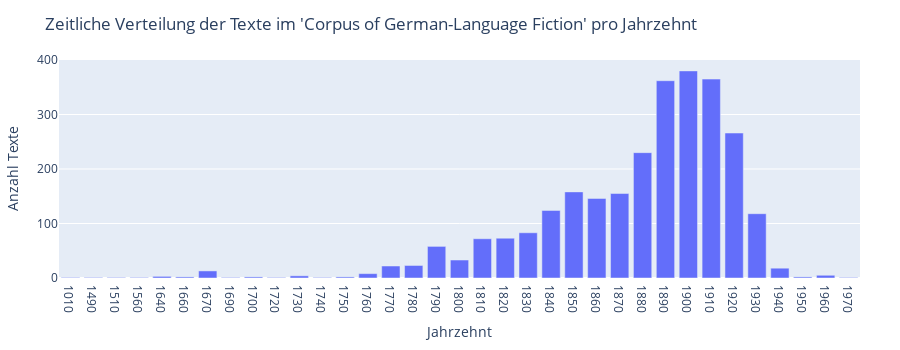

The notebook cell saved with this chart:
### Code cell
# Visualisierung der Dekadenverteilung (Textanzahl pro Dekade)

fig_decade = px.bar(
    x=decade_counts.index.astype(str),
    y=decade_counts.values,
    labels={
        "x": "Jahrzehnt",
        "y": "Anzahl Texte"
    },
    title="Zeitliche Verteilung der Texte im 'Corpus of German-Language Fiction' pro Jahrzehnt"
)

fig_decade.update_layout(
    height=350,
    margin=dict(l=40, r=40, t=60, b=40),
)

fig_decade.show()

### Figure 1 — Plotly figure (JSON) as saved in the notebook; plotly's stock layout.template omitted (floating-point values rounded to 4 significant figures)
{"data": [{"hovertemplate": "Jahrzehnt=%{x}<br>Anzahl Texte=%{y}<extra></extra>", "legendgroup": "", "marker": {"color": "#636efa", "pattern": {"shape": ""}}, "name": "", "orientation": "v", "showlegend": false, "textposition": "auto", "type": "bar", "x": ["1010", "1490", "1510", "1560", "1640", "1660", "1670", "1690", "1700", "1720", "1730", "1740", "1750", "1760", "1770", "1780", "1790", "1800", "1810", "1820", "1830", "1840", "1850", "1860", "1870", "1880", "1890", "1900", "1910", "1920", "1930", "1940", "1950", "1960", "1970"], "xaxis": "x", "y": [1, 1, 1, 1, 3, 2, 13, 1, 2, 1, 4, 1, 2, 8, 22, 23, 58, 33, 72, 73, 83, 124, 158, 146, 155, 230, 362, 380, 365, 266, 118, 18, 2, 5, 1], "yaxis": "y"}], "layout": {"barmode": "relative", "height": 350, "legend": {"tracegroupgap": 0}, "margin": {"b": 40, "l": 40, "r": 40, "t": 60}, "title": {"text": "Zeitliche Verteilung der Texte im 'Corpus of German-Language Fiction' pro Jahrzehnt"}, "xaxis": {"anchor": "y", "domain": [0, 1], "title": {"text": "Jahrzehnt"}}, "yaxis": {"anchor": "x", "domain": [0, 1], "title": {"text": "Anzahl Texte"}}}}
